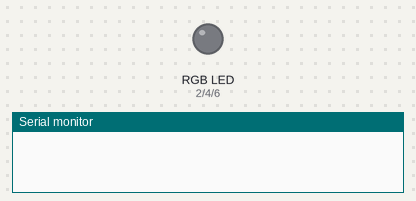
A sketch run on a simulated Arduino Uno, built with avr-gcc and run on an emulated ATmega328P. Parts: an RGB LED mixed from three pins (HIGH = lit), the last lines printed to the serial monitor. Dim RGB values are drawn brighter than linear.

Above: at 0.05 s.
At 5.85 s:
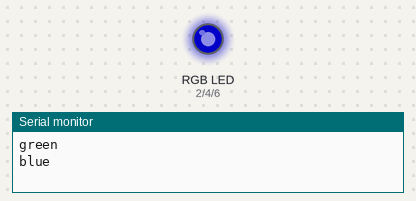
At 6.7 s:
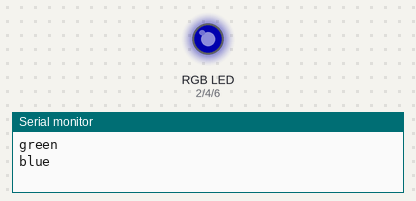
Timing chart, 0 to 9.4 s (numbered marks = the images above):
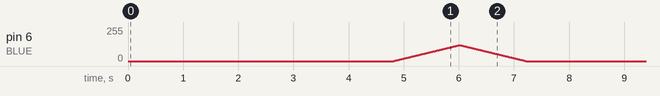

The sketch:

rgb_led.ino
```cpp
#include <Arduino.h>

#define DELAY 10

#define MAX_VAL 120

#define RED 2
#define GREEN 4
#define BLUE 6

void setup() {
  // put your setup code here, to run once:
  pinMode(RED, OUTPUT);
  pinMode(GREEN, OUTPUT);
  pinMode(BLUE, OUTPUT);

  Serial.begin(9600);
}

int color[3] = { 0, 0, 0 };
int i = 0;
bool inc = true;

void printColor(int i) {
  switch(i) {
  case 0:
    Serial.println("red");
    break;
  case 1:
    Serial.println("green");
    break;
  case 2:
    Serial.println("blue");
    break;
  }
}

void loop() {
  // cycle through red, then green, then blue
  if (color[i] > 0 && !inc) {
    color[i]--;
  } else if (color[i] <= MAX_VAL && inc) {
    color[i]++;
  }

  if (color[i] == MAX_VAL) {
    inc = false;
  } else if (color[i] == 0) {
    i++;
    i %= 3;
    inc = true;
    printColor(i);
  }

  analogWrite(RED, color[0]);
  analogWrite(GREEN, color[1]);
  analogWrite(BLUE, color[2]);
  delay(DELAY);
}
```
